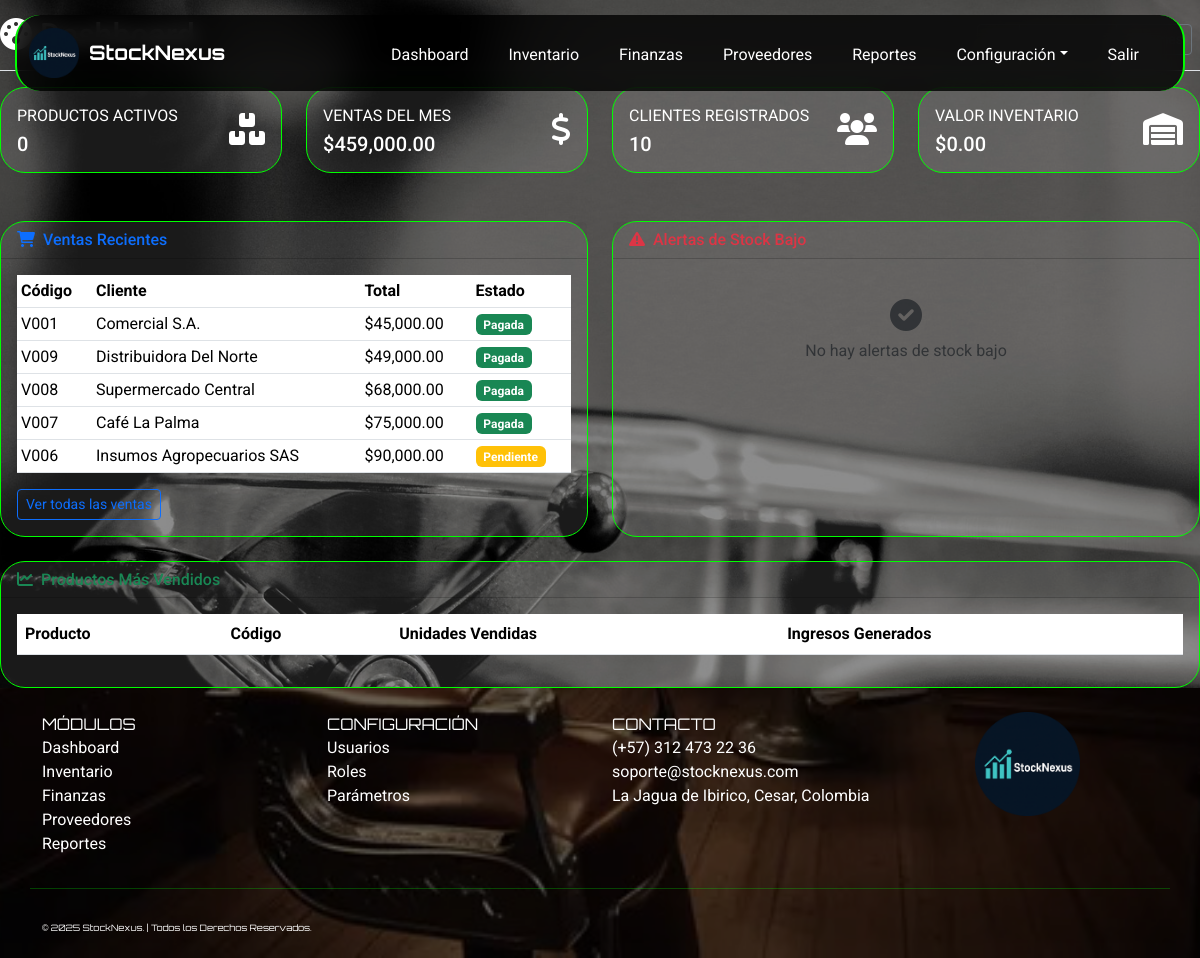
The app's page /index.php?page=dashboard (signed in) with its own data.
### tables this page shows
CREATE TABLE `ventas` (
  `id_venta` int(11) NOT NULL AUTO_INCREMENT,
  `codigo_venta` varchar(50) NOT NULL,
  `id_cliente` int(11) DEFAULT NULL,
  `id_usuario` int(11) NOT NULL,
  `fecha_venta` datetime DEFAULT CURRENT_TIMESTAMP,
  `metodo_pago` enum('Efectivo','Transferencia','Tarjeta','Crédito') DEFAULT 'Efectivo',
  `total_venta` decimal(14,2) DEFAULT 0.00,
  `estado` enum('Pendiente','Pagada','Anulada') DEFAULT 'Pendiente',
  PRIMARY KEY (`id_venta`),
  UNIQUE KEY `uk_ventas_codigo` (`codigo_venta`),
  KEY `idx_ventas_cliente` (`id_cliente`),
  KEY `idx_ventas_usuario` (`id_usuario`),
  CONSTRAINT `fk_ventas_cliente` FOREIGN KEY (`id_cliente`) REFERENCES `clientes` (`id_cliente`),
  CONSTRAINT `fk_ventas_usuario` FOREIGN KEY (`id_usuario`) REFERENCES `usuarios` (`id_usuario`)
);

CREATE TABLE `clientes` (
  `id_cliente` int(11) NOT NULL AUTO_INCREMENT,
  `nombre_cliente` varchar(100) NOT NULL,
  `identificacion` varchar(30) DEFAULT NULL,
  `telefono` varchar(20) DEFAULT NULL,
  `correo` varchar(100) DEFAULT NULL,
  `direccion` varchar(150) DEFAULT NULL,
  `ciudad` varchar(100) DEFAULT NULL,
  `fecha_registro` datetime DEFAULT CURRENT_TIMESTAMP,
  PRIMARY KEY (`id_cliente`),
  UNIQUE KEY `uk_clientes_identificacion` (`identificacion`)
);

### app/models/Dashboard.php (called while the page is built, shortened)
<?php
class Dashboard {
    private $db;
    public function __construct($database) {
        $this->db = $database;
    }
    public function obtenerEstadisticasGenerales() {
        try {
            $stats = [];
            $stmt = $this->db->query("SELECT COUNT(*) as total FROM productos WHERE estado = 'Activo'");
            $stats['total_productos'] = $stmt->fetch()['total'];
            $stmt = $this->db->query("
                SELECT COUNT(*) as total
                FROM productos
                WHERE stock_actual <= stock_minimo AND estado = 'Activo'
            ");
            $stats['productos_stock_bajo'] = $stmt->fetch()['total'];
            $stmt = $this->db->query("
                SELECT
                    COUNT(*) as total_ventas,
                    COALESCE(SUM(total_venta), 0) as ingresos_ventas
                FROM ventas
                WHERE MONTH(fecha_venta) = MONTH(CURRENT_DATE())
                AND YEAR(fecha_venta) = YEAR(CURRENT_DATE())
                AND estado = 'Pagada'
            ");
            $ventas_mes = $stmt->fetch();
            $stats['ventas_mes'] = $ventas_mes['total_ventas'];
            $stats['ingresos_ventas_mes'] = $ventas_mes['ingresos_ventas'];
            $stmt = $this->db->query("
                SELECT
                    COUNT(*) as total_compras,
                    COALESCE(SUM(total_compra), 0) as egresos_compras
                FROM compras
                WHERE MONTH(fecha_compra) = MONTH(CURRENT_DATE())
                AND YEAR(fecha_compra) = YEAR(CURRENT_DATE())
                AND estado = 'Pagada'
            ");
            $compras_mes = $stmt->fetch();
            $stats['compras_mes'] = $compras_mes['total_compras'];
            $stats['egresos_compras_mes'] = $compras_mes['egresos_compras'];
            $stmt = $this->db->query("SELECT COUNT(*) as total FROM clientes");
            $stats['total_clientes'] = $stmt->fetch()['total'];
            $stmt = $this->db->query("SELECT COUNT(*) as total FROM proveedores");
            $stats['total_proveedores'] = $stmt->fetch()['total'];
            $stmt = $this->db->query("
                SELECT COALESCE(SUM(stock_actual * precio_compra), 0) as valor_total
                FROM productos
                WHERE estado = 'Activo'
            ");
            $stats['valor_inventario'] = $stmt->fetch()['valor_total'];
            return $stats;
        } catch (PDOException $e) {
            error_log("Error en obtenerEstadisticasGenerales: " . $e->getMessage());
            return [];
        }
    }
    public function obtenerVentasRecientes($limite = 5) {
        try {
            $stmt = $this->db->prepare("
                SELECT
                    v.codigo_venta,
                    c.nombre_cliente,
                    v.total_venta,
                    v.fecha_venta,
                    v.estado,
                    v.metodo_pago
                FROM ventas v
                LEFT JOIN clientes c ON v.id_cliente = c.id_cliente
                ORDER BY v.fecha_venta DESC
                LIMIT :limite
            ");
            $stmt->bindValue(':limite', $limite, PDO::PARAM_INT);
            $stmt->execute();
            return $stmt->fetchAll();
        } catch (PDOException $e) {
            error_log("Error en obtenerVentasRecientes: " . $e->getMessage());
            return [];
        }
    }
}
?>

### app/views/Dashboard/dashboard.php (the view, shortened to what this page needs)
<?php
$dashboardModel = new Dashboard($db);
$estadisticas = $dashboardModel->obtenerEstadisticasGenerales();
$ventasRecientes = $dashboardModel->obtenerVentasRecientes(5);
$alertasStock = $dashboardModel->obtenerAlertasStock();
?>
<div class="d-flex justify-content-between flex-wrap flex-md-nowrap align-items-center pt-3 pb-2 mb-3 border-bottom">
    <h1 class="h2"><i class="fas fa-tachometer-alt me-2"></i>Dashboard</h1>
    <div class="btn-toolbar mb-2 mb-md-0">
        <div class="btn-group me-2">
            <button type="button" class="btn btn-sm btn-outline-secondary">Hoy</button>
            <button type="button" class="btn btn-sm btn-outline-secondary">Esta semana</button>
            <button type="button" class="btn btn-sm btn-outline-secondary">Este mes</button>
        </div>
    </div>
</div>
<div class="row mb-4">
    <div class="col-xl-3 col-md-6 mb-4">
        <div class="card stat-card h-100">
            <div class="card-body">
                <div class="row align-items-center">
                    <div class="col mr-2">
                        <div class="text-xs font-weight-bold text-white text-uppercase mb-1">
                            Productos Activos
                        </div>
                        <div class="h5 mb-0 font-weight-bold text-white"><?= $estadisticas['total_productos'] ?? 0 ?></div>
                    </div>
                    <div class="col-auto">
                        <i class="fas fa-boxes fa-2x text-white"></i>
                    </div>
                </div>
            </div>
        </div>
    </div>
    <div class="col-xl-3 col-md-6 mb-4">
        <div class="card stat-card h-100">
            <div class="card-body">
                <div class="row align-items-center">
                    <div class="col mr-2">
                        <div class="text-xs font-weight-bold text-white text-uppercase mb-1">
                            Ventas del Mes
                        </div>
                        <div class="h5 mb-0 font-weight-bold text-white">$<?= number_format($estadisticas['ingresos_ventas_mes'] ?? 0, 2) ?></div>
                    </div>
                    <div class="col-auto">
                        <i class="fas fa-dollar-sign fa-2x text-white"></i>
                    </div>
                </div>
            </div>
        </div>
    </div>
    <div class="col-xl-3 col-md-6 mb-4">
        <div class="card stat-card h-100">
            <div class="card-body">
                <div class="row align-items-center">
                    <div class="col mr-2">
                        <div class="text-xs font-weight-bold text-white text-uppercase mb-1">
                            Clientes Registrados
                        </div>
                        <div class="h5 mb-0 font-weight-bold text-white"><?= $estadisticas['total_clientes'] ?? 0 ?></div>
                    </div>
                    <div class="col-auto">
                        <i class="fas fa-users fa-2x text-white"></i>
                    </div>
                </div>
            </div>
        </div>
    </div>
    <div class="col-xl-3 col-md-6 mb-4">
        <div class="card stat-card h-100">
            <div class="card-body">
                <div class="row align-items-center">
                    <div class="col mr-2">
                        <div class="text-xs font-weight-bold text-white text-uppercase mb-1">
                            Valor Inventario
                        </div>
                        <div class="h5 mb-0 font-weight-bold text-white">$<?= number_format($estadisticas['valor_inventario'] ?? 0, 2) ?></div>
                    </div>
                    <div class="col-auto">
                        <i class="fas fa-warehouse fa-2x text-white"></i>
                    </div>
                </div>
            </div>
        </div>
    </div>
</div>
<div class="row">
    <div class="col-lg-6 mb-4">
        <div class="card h-100">
            <div class="card-header">
                <h6 class="m-0 font-weight-bold text-primary">
                    <i class="fas fa-shopping-cart me-2"></i>Ventas Recientes
                </h6>
            </div>
            <div class="card-body">
                <div class="table-responsive">
                    <table class="table table-sm table-hover">
                        <thead>
                            <tr>
                                <th>Código</th>
                                <th>Cliente</th>
                                <th>Total</th>
                                <th>Estado</th>
                            </tr>
                        </thead>
                        <tbody>
                            <?php foreach ($ventasRecientes as $venta): ?>
                            <tr>
                                <td><?= $venta['codigo_venta'] ?></td>
                                <td><?= $venta['nombre_cliente'] ?: 'Cliente General' ?></td>
                                <td>$<?= number_format($venta['total_venta'], 2) ?></td>
                                <td>
                                    <span class="badge bg-<?= $venta['estado'] == 'Pagada' ? 'success' : 'warning' ?>">
                                        <?= $venta['estado'] ?>
                                    </span>
                                </td>
                            </tr>
                            <?php endforeach; ?>
                        </tbody>
                    </table>
                </div>
                <a href="index.php?page=ventas" class="btn btn-sm btn-outline-primary">Ver todas las ventas</a>
            </div>
        </div>
    </div>
    <div class="col-lg-6 mb-4">
        <div class="card h-100">
            <div class="card-header">
                <h6 class="m-0 font-weight-bold text-danger">
                    <i class="fas fa-exclamation-triangle me-2"></i>Alertas de Stock Bajo
                </h6>
            </div>
            <div class="card-body">
                <?php if (!empty($alertasStock)): ?>
                    <div class="table-responsive">
                        <table class="table table-sm table-hover">
                            <thead>
                                <tr>
                                    <th>Producto</th>
                                    <th>Stock Actual</th>
                                    <th>Stock Mínimo</th>
                                    <th>Diferencia</th>
                                </tr>
                            </thead>
                            <tbody>
                                <?php foreach ($alertasStock as $producto): ?>
                                <tr>
                                    <td><?= $producto['nombre_producto'] ?></td>
                                    <td><?= $producto['stock_actual'] ?></td>
                                    <td><?= $producto['stock_minimo'] ?></td>
                                    <td>
                                        <span class="badge bg-danger"><?= $producto['diferencia'] ?></span>
                                    </td>
                                </tr>
                                <?php endforeach; ?>
                            </tbody>
                        </table>
                    </div>
                    <a href="index.php?page=productos" class="btn btn-sm btn-outline-danger">Gestionar inventario</a>
                <?php else: ?>
                    <div class="text-center text-muted py-4">
                        <i class="fas fa-check-circle fa-2x mb-2"></i>
                        <p>No hay alertas de stock bajo</p>
                    </div>
                <?php endif; ?>
            </div>
        </div>
    </div>
</div>
<div class="row">
    <div class="col-lg-12">
        <div class="card">
            <div class="card-header">
                <h6 class="m-0 font-weight-bold text-success">
                    <i class="fas fa-chart-line me-2"></i>Productos Más Vendidos
                </h6>
            </div>
            <div class="card-body">
                <div class="table-responsive">
                    <table class="table table-hover">
                        <thead>
                            <tr>
                                <th>Producto</th>
                                <th>Código</th>
                                <th>Unidades Vendidas</th>
                                <th>Ingresos Generados</th>
                            </tr>
                        </thead>
                    </table>
                </div>
            </div>
        </div>
    </div>
</div>

### public/assets/style.css (style rules this page uses)
body { background-image: url(../img/fondo_body.jpg); min-height: 100vh; background-size: cover; background-position: center; background-repeat: no-repeat; background-attachment: fixed; position: relative; font-family: 'Roboto', sans-serif; background-color: #000; color: #fff; margin: 0; padding: 0; width: 100%; align-items: center; justify-content: center; }
body::before { content: ''; position: fixed; top: 0; left: 0; width: 100%; height: 100%; background-color: rgba(0, 0, 0, 0.5); z-index: -1; }
html { scroll-behavior: smooth; width: 100%; }
.card { width: 100%; background-color: rgba(255, 255, 255, 0.1); border: 1px solid #00ff00; transition: transform 0.3s, box-shadow 0.3s; border-radius: 25px; }

### records on screen
ventas: codigo_venta "V001", id_cliente.nombre_cliente "Comercial S.A.", total_venta "45,000.00", estado "Pagada"
ventas: codigo_venta "V009", id_cliente.nombre_cliente "Distribuidora Del Norte", total_venta "49,000.00", estado "Pagada"
ventas: codigo_venta "V008", id_cliente.nombre_cliente "Supermercado Central", total_venta "68,000.00", estado "Pagada"
ventas: codigo_venta "V007", id_cliente.nombre_cliente "Café La Palma", total_venta "75,000.00", estado "Pagada"
ventas: codigo_venta "V006", id_cliente.nombre_cliente "Insumos Agropecuarios SAS", total_venta "90,000.00", estado "Pendiente"

### other values on screen
$estadisticas['total_productos'] "0"
$estadisticas['ingresos_ventas_mes'] "459,000.00"
$estadisticas['total_clientes'] "10"
$estadisticas['valor_inventario'] "0.00"
